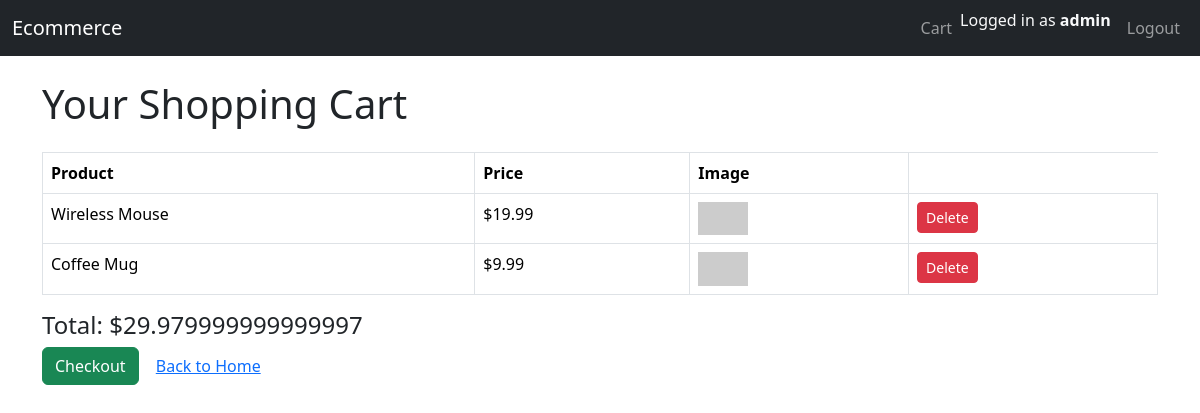
Screenshot of /cart (signed in) with the database file from the repository.
### models/__init__.py (models this page shows)
class User(db.Model):
    id = db.Column(db.Integer, primary_key=True)
    username = db.Column(db.String(80), unique=True, nullable=False)
    password = db.Column(db.String(120), nullable=False)

class Product(db.Model):
    id = db.Column(db.Integer, primary_key=True)
    name = db.Column(db.String(120), nullable=False)
    price = db.Column(db.Float, nullable=False)
    description = db.Column(db.Text, nullable=True)
    category = db.Column(db.String(80), nullable=True)
    image_url = db.Column(db.String(255), nullable=True)
    inventory = db.Column(db.Integer, nullable=False, default=0)

### app.py (the view)
@app.route('/cart')
def cart():
    if 'user_id' not in session:
        return redirect(url_for('login'))
    cart_items = Cart.query.filter_by(user_id=session['user_id']).all()
    products = []
    total = 0
    for item in cart_items:
        product = Product.query.get(item.product_id)
        if product:
            products.append({'name': product.name, 'price': product.price, 'image_url': product.image_url})
            total += product.price
    return render_template('cart.html', cart_items=cart_items, products=products, total=total)

### app.py (called while the page is built)
@app.context_processor
def inject_user():
    user = None
    user_id = session.get('user_id')
    if user_id:
        user = User.query.get(user_id)
    return dict(current_user=user)

### templates/cart.html (shortened to what this page needs)
{% extends 'base.html' %}
{% block content %}
<h1 class="mb-4">Your Shopping Cart</h1>
<table class="table table-bordered">
    <thead>
        <tr>
            <th>Product</th>
            <th>Price</th>
            <th>Image</th>
        </tr>
    </thead>
    <tbody>
        {% for i in range(cart_items|length) %}
        <tr>
            <td>{{ products[i].name }}</td>
            <td>${{ products[i].price }}</td>
            <td>{% if products[i].image_url %}<img src="{{ products[i].image_url }}" width="50">{% endif %}</td>
            <td>
                <form action="{{ url_for('remove_from_cart', cart_id=cart_items[i].id) }}" method="post" style="display:inline;">
                    <button type="submit" class="btn btn-sm btn-danger">Delete</button>
                </form>
            </td>
        </tr>
        {% endfor %}
    </tbody>
</table>
<h4>Total: ${{ total }}</h4>
<a href="{{ url_for('checkout') }}" class="btn btn-success">Checkout</a>
<a href="{{ url_for('home') }}" class="btn btn-link">Back to Home</a>
{% endblock %}

### templates/base.html (shortened to what this page needs)
<!DOCTYPE html>
<html lang="en">
<head>
    <link href="https://cdn.jsdelivr.net/npm/bootstrap@5.3.2/dist/css/bootstrap.min.css" rel="stylesheet">
</head>
<body>
<nav class="navbar navbar-expand-lg navbar-dark bg-dark mb-4">
  <div class="container-fluid">
    <a class="navbar-brand" href="{{ url_for('home') }}">Ecommerce</a>
    <div class="collapse navbar-collapse">
      <ul class="navbar-nav ms-auto">
        {% if session.user_id %}
            <li class="nav-item"><a class="nav-link" href="{{ url_for('cart') }}">Cart</a></li>
            <li class="nav-item">
              <span class="navbar-text text-light me-2">
                {% if current_user %}Logged in as <strong>{{ current_user.username }}</strong>{% endif %}
              </span>
            </li>
            <li class="nav-item"><a class="nav-link" href="{{ url_for('logout') }}">Logout</a></li>
        {% else %}
          <li class="nav-item"><a class="nav-link" href="{{ url_for('login') }}">Login</a></li>
          <li class="nav-item"><a class="nav-link" href="{{ url_for('register') }}">Register</a></li>
        {% endif %}
      </ul>
    </div>
  </div>
</nav>
<div class="container">
    {% block content %}{% endblock %}
</div>
</body>
</html>

### rows the page displays
User: username "admin"
Product: name "Wireless Mouse", price "19.99"
Product: name "Coffee Mug", price "9.99"

### other values shown
{{ total }} "29.979999999999997"
